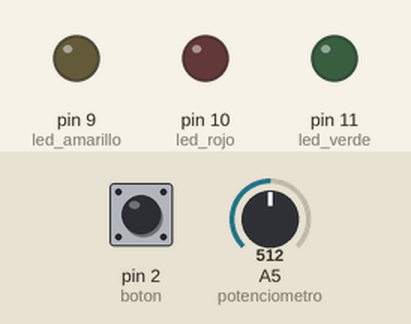
Simulated run of this sketch. Board: Arduino Uno, built with avr-gcc and run on an emulated ATmega328P. Shown: output pins drawn as LEDs (lit = HIGH). The inputs (shaded band) are chosen by the test bench; at power-on: pin 2 (boton) HIGH, A5 (potenciometro) = 512.

Above: at 1.2 s.
1.3 s: pin 2 (boton) pulled LOW for 0.15 s
At 2.4 s:
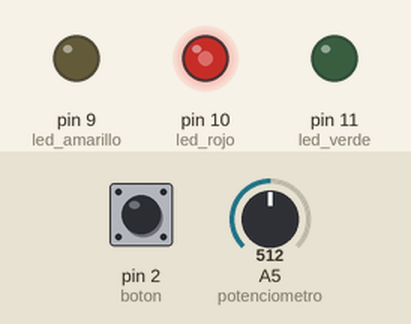
2.9 s: pin 2 (boton) pulled LOW for 1 s
At 3.6 s:
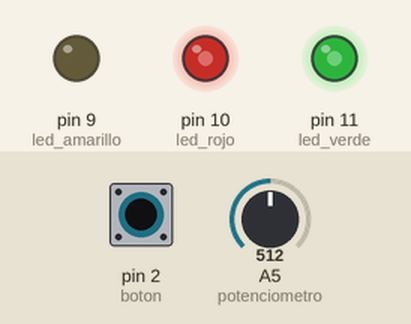
5.4 s: pin 2 (boton) pulled LOW for 0.15 s
At 6.7 s:
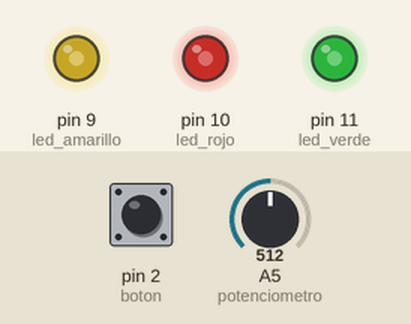
Timing chart, 0 to 8.4 s (numbered marks = the images above; inputs shaded):
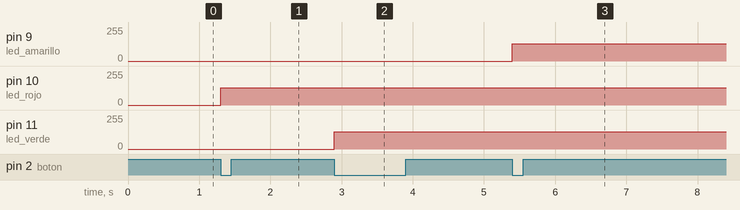

The sketch:

secuencia-leds-potenciometro.ino
```cpp
const int boton = 2;
const int led_amarillo = 9;
const int led_rojo = 10;
const int led_verde = 11;
const int potenciometro = 5;   // entrada analogica

int led_i;
int brillo_led_i;

void setup()
{
  pinMode(led_amarillo, OUTPUT);
  pinMode(led_rojo, OUTPUT);
  pinMode(led_verde, OUTPUT);
  pinMode(boton, INPUT);

  led_i = led_amarillo;
}

void loop()
{
  while (digitalRead(boton) == LOW)
  {
    brillo_led_i = analogRead(potenciometro) / 4;    // analogRead() retorna un entero entre 0 y 1023, analogWrite() trabaja con enteros entre 0 y 255
    analogWrite(led_i, brillo_led_i);
  }

  if (led_i == led_amarillo)
    led_i = led_rojo;
  else if (led_i == led_rojo)
    led_i = led_verde;
  else if (led_i == led_verde)
    led_i = led_amarillo;

  while (digitalRead(boton) == HIGH) {}
}
```

Measured:
- after the input at 1.3 s, pin 10 (led_rojo): 0/255 → 128/255 at once
- after the input at 2.9 s, pin 11 (led_verde): 0/255 → 128/255 at once
- after the input at 5.4 s, pin 9 (led_amarillo): 0/255 → 128/255 at once
